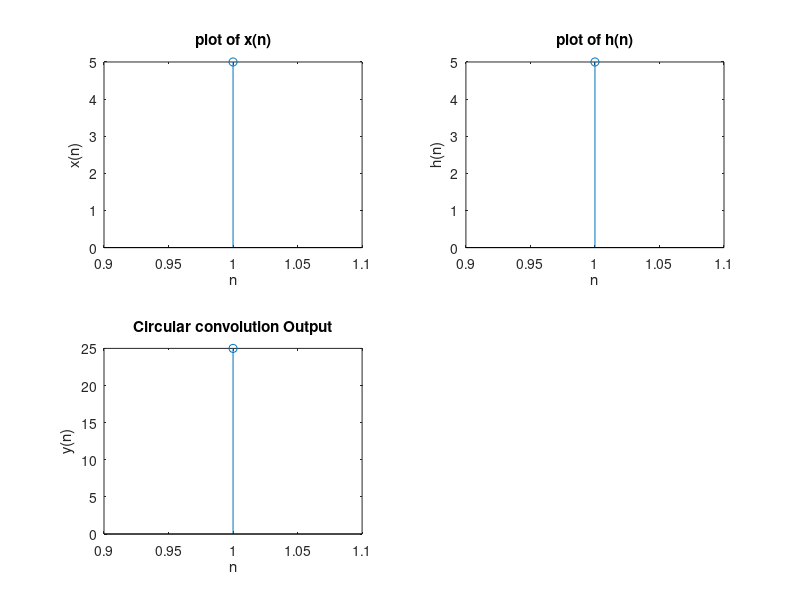

This chart was generated by the following MATLAB code:
clc; % clear screen
clear all; % clear work space
close all; % close all figure windows
xn = input('enter the first sequence x(n) = '); % first sequence
hn = input('enter the second sequence h(n) = '); % second sequence
N = max(length(xn),length(hn)); % length of convolution
Xk = fft(xn,N); % N point DFT of first sequence
Hk = fft(hn,N); % N point DFT of second sequence
Yk = Xk.*Hk; % multiplication of two DFTs
yn = ifft(Yk,N); % Inverse DFT of the product
disp('Circular convolution of x(n) and h(n) =');
disp(yn); % Display the output
subplot(2,2,1); % graphical display of the first sequence
stem(xn);
xlabel('n');
ylabel('x(n)');
title('plot of x(n)');
subplot(2,2,2); % graphical display of the second sequence
stem(hn);
xlabel('n');
ylabel('h(n)');
title('plot of h(n)');
subplot(2,2,3); % graphical display of the output sequence
stem(yn);
xlabel('n');
ylabel('y(n)');
title('Circular convolution Output'); 